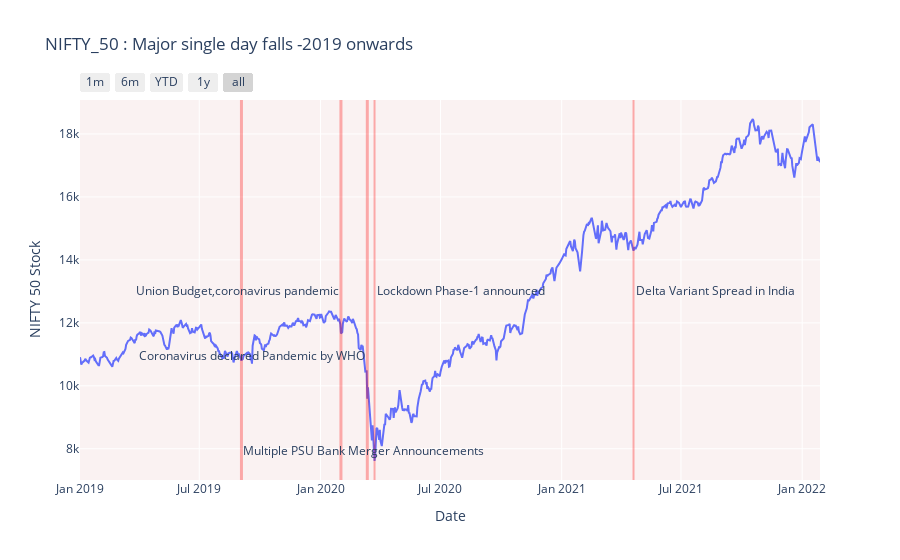

Write notebook code for a chart like this one.
### Markdown cell above
![newplot-5.png](attachment:newplot-5.png)

### Code cell
fig = px.line(nifty_50_2019, x='Date', y='Close', title='Time Series with Range Slider and Selectors')

fig.update_xaxes(
    rangeslider_visible=False,
    rangeselector=dict(
        buttons=list([
            dict(count=1, label="1m", step="month", stepmode="backward"),
            dict(count=6, label="6m", step="month", stepmode="backward"),
            dict(count=1, label="YTD", step="year", stepmode="todate"),
            dict(count=1, label="1y", step="year", stepmode="backward"),
            dict(step="all")
        ])
    )
)

fig.update_layout(plot_bgcolor='rgb(250, 242, 242)',
    title='NIFTY_50 : Major single day falls -2019 onwards',
    yaxis_title='NIFTY 50 Stock',
    shapes = [dict(x0='2021-04-20', x1='2021-04-20', y0=0, y1=1, xref='x', yref='paper', line_width=2,opacity=0.3,line_color='red',editable=False),
        dict(x0='2020-03-23', x1='2020-03-23', y0=0, y1=1, xref='x', yref='paper', line_width=2,opacity=0.3,line_color='red',editable=False),
             dict(x0='2019-09-3', x1='2019-09-3', y0=0, y1=1, xref='x', yref='paper',line_width=3,opacity=0.3,line_color='red'),
             dict(x0='2020-02-1', x1='2020-02-1', y0=0, y1=1, xref='x', yref='paper',line_width=3,opacity=0.3,line_color='red'),
             dict(x0='2020-03-12', x1='2020-03-12', y0=0, y1=1, xref='x', yref='paper',line_width=3,opacity=0.3,line_color='red')],
    annotations=[dict(x='2021-04-20', y=0.5, xref='x', yref='paper',
                    showarrow=False, xanchor='left', text='Delta Variant Spread in India'),
        dict(x='2020-03-23', y=0.5, xref='x', yref='paper',
                    showarrow=False, xanchor='left', text='Lockdown Phase-1 announced'),
                dict(x='2019-09-3', y=0.05, xref='x', yref='paper',
                    showarrow=False, xanchor='left', text='Multiple PSU Bank Merger Announcements'),
                dict(x='2020-02-1', y=0.5, xref='x', yref='paper',
                    showarrow=False, xanchor='right', text='Union Budget,coronavirus pandemic'),
                dict(x='2020-03-12', y=0.3, xref='x', yref='paper',
                    showarrow=False, xanchor='right', text='Coronavirus declared Pandemic by WHO')]
)
fig.show()

### Figure 1 — Plotly figure (JSON) as saved in the notebook; plotly's stock layout.template omitted (floating-point values rounded to 4 significant figures; data arrays with more than 128 entries replaced by an {"elided": "..."} marker saying what was removed)
{"data": [{"hovertemplate": "Date=%{x}<br>Close=%{y}<extra></extra>", "legendgroup": "", "line": {"color": "#636efa", "dash": "solid"}, "marker": {"symbol": "circle"}, "mode": "lines", "name": "", "orientation": "v", "showlegend": false, "type": "scatter", "x": {"elided": "764 str values"}, "xaxis": "x", "y": {"elided": "764 float values"}, "yaxis": "y"}], "layout": {"annotations": [{"showarrow": false, "text": "Delta Variant Spread in India", "x": "2021-04-20", "xanchor": "left", "xref": "x", "y": 0.5, "yref": "paper"}, {"showarrow": false, "text": "Lockdown Phase-1 announced", "x": "2020-03-23", "xanchor": "left", "xref": "x", "y": 0.5, "yref": "paper"}, {"showarrow": false, "text": "Multiple PSU Bank Merger Announcements", "x": "2019-09-3", "xanchor": "left", "xref": "x", "y": 0.05, "yref": "paper"}, {"showarrow": false, "text": "Union Budget,coronavirus pandemic", "x": "2020-02-1", "xanchor": "right", "xref": "x", "y": 0.5, "yref": "paper"}, {"showarrow": false, "text": "Coronavirus declared Pandemic by WHO", "x": "2020-03-12", "xanchor": "right", "xref": "x", "y": 0.3, "yref": "paper"}], "legend": {"tracegroupgap": 0}, "plot_bgcolor": "rgb(250, 242, 242)", "shapes": [{"editable": false, "line": {"color": "red", "width": 2}, "opacity": 0.3, "x0": "2021-04-20", "x1": "2021-04-20", "xref": "x", "y0": 0, "y1": 1, "yref": "paper"}, {"editable": false, "line": {"color": "red", "width": 2}, "opacity": 0.3, "x0": "2020-03-23", "x1": "2020-03-23", "xref": "x", "y0": 0, "y1": 1, "yref": "paper"}, {"line": {"color": "red", "width": 3}, "opacity": 0.3, "x0": "2019-09-3", "x1": "2019-09-3", "xref": "x", "y0": 0, "y1": 1, "yref": "paper"}, {"line": {"color": "red", "width": 3}, "opacity": 0.3, "x0": "2020-02-1", "x1": "2020-02-1", "xref": "x", "y0": 0, "y1": 1, "yref": "paper"}, {"line": {"color": "red", "width": 3}, "opacity": 0.3, "x0": "2020-03-12", "x1": "2020-03-12", "xref": "x", "y0": 0, "y1": 1, "yref": "paper"}], "title": {"text": "NIFTY_50 : Major single day falls -2019 onwards"}, "xaxis": {"anchor": "y", "domain": [0, 1], "rangeselector": {"buttons": [{"count": 1, "label": "1m", "step": "month", "stepmode": "backward"}, {"count": 6, "label": "6m", "step": "month", "stepmode": "backward"}, {"count": 1, "label": "YTD", "step": "year", "stepmode": "todate"}, {"count": 1, "label": "1y", "step": "year", "stepmode": "backward"}, {"step": "all"}]}, "rangeslider": {"visible": false}, "title": {"text": "Date"}}, "yaxis": {"anchor": "x", "domain": [0, 1], "title": {"text": "NIFTY 50 Stock"}}}}
